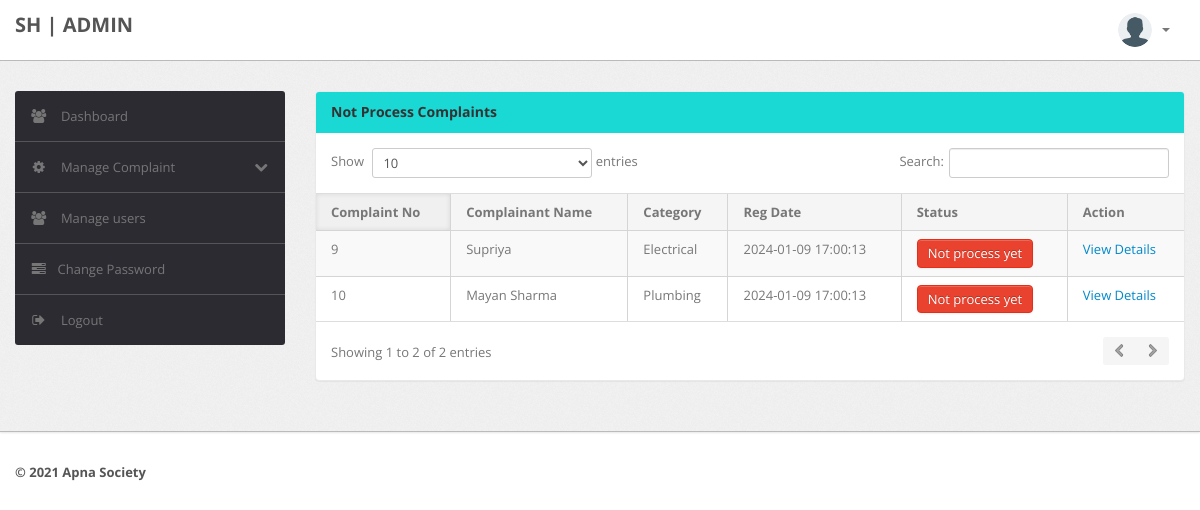
The page /admin/notprocess-complaint.php (signed in) on the database its author committed.
### tables this page shows
CREATE TABLE `tblcomplaints` (
  `complaintNumber` int NOT NULL,
  `userId` int DEFAULT NULL,
  `category` varchar(225) DEFAULT NULL,
  `complaintType` varchar(255) DEFAULT NULL,
  `complaintDetails` mediumtext,
  `complaintFile` varchar(255) DEFAULT NULL,
  `regDate` timestamp NULL DEFAULT CURRENT_TIMESTAMP,
  `status` varchar(50) DEFAULT NULL,
  `lastUpdationDate` timestamp NULL DEFAULT NULL ON UPDATE CURRENT_TIMESTAMP
);

CREATE TABLE `users` (
  `id` int NOT NULL,
  `fullName` varchar(255) DEFAULT NULL,
  `userEmail` varchar(255) DEFAULT NULL,
  `password` varchar(255) DEFAULT NULL,
  `contactNo` bigint DEFAULT NULL,
  `tower` text,
  `flatno` tinytext,
  `userImage` varchar(255) DEFAULT NULL,
  `regDate` timestamp NOT NULL DEFAULT CURRENT_TIMESTAMP,
  `updationDate` timestamp NULL DEFAULT NULL ON UPDATE CURRENT_TIMESTAMP,
  `ref` int NOT NULL DEFAULT '0'
);

### admin/notprocess-complaint.php (the view, shortened to what this page needs)
<?php
include('include/config.php');
if(strlen($_SESSION['alogin'])==0)
	{
header('location:index.php');
}
else{
?>
<!DOCTYPE html>
<html lang="en">
<head>
    <link type="text/css" href="bootstrap/css/bootstrap.min.css" rel="stylesheet">
    <link type="text/css" href="bootstrap/css/bootstrap-responsive.min.css" rel="stylesheet">
    <link type="text/css" href="css/theme.css" rel="stylesheet">
    <link type="text/css" href="images/icons/css/font-awesome.css" rel="stylesheet">
</head>
<body>
    <?php include('include/header.php');?>
    <div class="wrapper">
        <div class="container">
            <div class="row">
                <?php include('include/sidebar.php');?>
                <div class="span9">
                    <div class="content">
                        <div class="module">
                            <div class="module-head">
                                <h3>Not Process Complaints</h3>
                            </div>
                            <div class="module-body table">
                                <table cellpadding="0" cellspacing="0" border="0"
                                    class="datatable-1 table table-bordered table-striped	 display">
                                    <thead>
                                        <tr>
                                            <th>Complaint No</th>
                                            <th>Complainant Name</th>
                                            <th>Category</th>
                                            <th>Reg Date</th>
                                            <th>Status</th>
                                            <th>Action</th>
                                        </tr>
                                    </thead>
                                    <tbody>
                                        <?php
$query=mysqli_query($con,"select tblcomplaints.*,users.fullName as name from tblcomplaints join users on users.id=tblcomplaints.userId where tblcomplaints.status is null ");
while($row=mysqli_fetch_array($query))
{
?>
                                        <tr>
                                            <td><?php echo htmlentities($row['complaintNumber']);?></td>
                                            <td><?php echo htmlentities($row['name']);?></td>
                                            <td><?php echo htmlentities($row['category']);?></td>
                                            <td><?php echo htmlentities($row['regDate']);?></td>
                                            <td><button type="button" class="btn btn-danger">Not process yet</button>
                                            </td>
                                            <td> <a
                                                    href="complaint-details.php?cid=<?php echo htmlentities($row['complaintNumber']);?>">
                                                    View Details</a>
                                            </td>
                                        </tr>
                                        <?php  } ?>
                                    </tbody>
                                </table>
                            </div>
                        </div>
                    </div>
                </div>
            </div>
        </div>
    </div>
    <?php include('include/footer.php');?>
</body>
<?php } ?>

### rows shown on the page
tblcomplaints: complaintNumber "9", userId.fullName "Supriya", category "Electrical", regDate "2024-01-09 17:00:13"
tblcomplaints: complaintNumber "10", userId.fullName "Mayan Sharma", category "Plumbing", regDate "2024-01-09 17:00:13"
